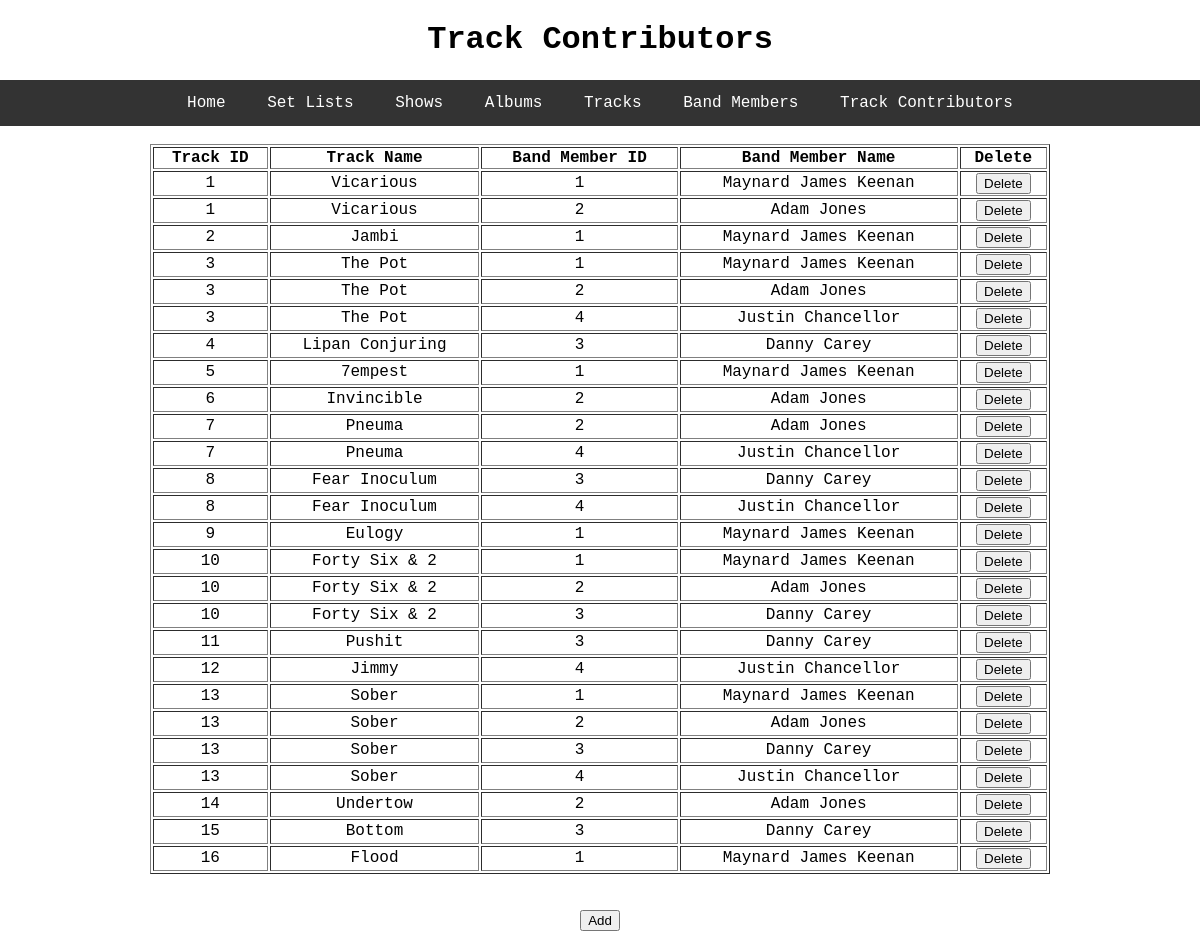
Page /track_contributors on the committed database.
### tables this page shows
CREATE TABLE "trackBandMember" (
	id INTEGER NOT NULL, 
	track_id INTEGER, 
	member_id INTEGER, 
	PRIMARY KEY (id), 
	FOREIGN KEY(track_id) REFERENCES track (id), 
	FOREIGN KEY(member_id) REFERENCES member (id)
);

### toolDB/models.py (models this page shows, shortened)
class Track(db.Model):
    id = db.Column(db.Integer, primary_key=True)
    track_name = db.Column(db.String, nullable=False)
    track_length = db.Column(db.Float, nullable=False)
    album_id = db.Column(db.Integer, db.ForeignKey('album.id'), nullable=False)
    member_track = db.relationship('Member', secondary='trackBandMember', backref='track', lazy=True)
    set_list_track = db.relationship('SetList', cascade='all, delete', backref='track', lazy=True)

class Member(db.Model):
    id = db.Column(db.Integer, primary_key=True)
    member_name = db.Column(db.String, nullable=False)
    instrument = db.Column(db.String, nullable=False)
    birthdate = db.Column(db.String, nullable=False)

### toolDB/select_db/routes.py (the view)
@select.route('/track_contributors')
def track_contributors():
    rows = db.session.execute('SELECT trackBandMember.id, trackBandMember.track_id, track.track_name, trackBandMember.member_id, member.member_name FROM trackBandMember JOIN track ON trackBandMember.track_id = track.id JOIN member ON trackBandMember.member_id = member.id;')
    return render_template('track_contributors.html', title='Track Contributors', header='Track Contributors', rows=rows)

### toolDB/templates/track_contributors.html
{% extends "layout.html" %}
{% block content %}
	<table style="width:75%" table border="1" table align = "center">
		<thead>
		  <th>Track ID</th>
		  <th>Track Name</th>
		  <th>Band Member ID</th>
		  <th>Band Member Name</th>
		  <th>Delete</th>
		</thead>
		<tbody>
		  {% for r in rows %}
		  	<tr>
				<td>{{ r[1] }}</td>
				<td>{{ r[2] }}</td>
				<td>{{ r[3] }}</td>
				<td>{{ r[4] }}</td>
				<td><input type="button" name = "Delete" value = "Delete" onclick = "window.location='/delete_contributor/{{r.0}}'"></td>
		  	</tr>
		  {% endfor %}
		</tbody>
	</table>
	<br>
	<br>
	<a href="{{ url_for('insert.add_track_contributors') }}"><button type="button">Add</button></a>
	<br>
	<br>
{% endblock content %}

### toolDB/static/css/style.css (style rules this page uses)
body { margin: auto; padding: 0; font-family: "Courier New", monospace; text-align: center; }

### rows in the picture
trackBandMember: track "1", track_name "Vicarious", member "1", member_name "Maynard James Keenan"
trackBandMember: track "1", track_name "Vicarious", member "2", member_name "Adam Jones"
trackBandMember: track "2", track_name "Jambi", member "1", member_name "Maynard James Keenan"
trackBandMember: track "3", track_name "The Pot", member "1", member_name "Maynard James Keenan"
trackBandMember: track "3", track_name "The Pot", member "2", member_name "Adam Jones"
trackBandMember: track "3", track_name "The Pot", member "4", member_name "Justin Chancellor"
trackBandMember: track "4", track_name "Lipan Conjuring", member "3", member_name "Danny Carey"
trackBandMember: track "5", track_name "7empest", member "1", member_name "Maynard James Keenan"
trackBandMember: track "6", track_name "Invincible", member "2", member_name "Adam Jones"
trackBandMember: track "7", track_name "Pneuma", member "2", member_name "Adam Jones"
trackBandMember: track "7", track_name "Pneuma", member "4", member_name "Justin Chancellor"
trackBandMember: track "8", track_name "Fear Inoculum", member "3", member_name "Danny Carey"
trackBandMember: track "8", track_name "Fear Inoculum", member "4", member_name "Justin Chancellor"
trackBandMember: track "9", track_name "Eulogy", member "1", member_name "Maynard James Keenan"
trackBandMember: track "10", track_name "Forty Six & 2", member "1", member_name "Maynard James Keenan"
trackBandMember: track "10", track_name "Forty Six & 2", member "2", member_name "Adam Jones"
trackBandMember: track "10", track_name "Forty Six & 2", member "3", member_name "Danny Carey"
trackBandMember: track "11", track_name "Pushit", member "3", member_name "Danny Carey"
trackBandMember: track "12", track_name "Jimmy", member "4", member_name "Justin Chancellor"
trackBandMember: track "13", track_name "Sober", member "1", member_name "Maynard James Keenan"
trackBandMember: track "13", track_name "Sober", member "2", member_name "Adam Jones"
trackBandMember: track "13", track_name "Sober", member "3", member_name "Danny Carey"
trackBandMember: track "13", track_name "Sober", member "4", member_name "Justin Chancellor"
trackBandMember: track "14", track_name "Undertow", member "2", member_name "Adam Jones"
trackBandMember: track "15", track_name "Bottom", member "3", member_name "Danny Carey"
trackBandMember: track "16", track_name "Flood", member "1", member_name "Maynard James Keenan"

### other values in the picture
{{ header }} "Track Contributors"
